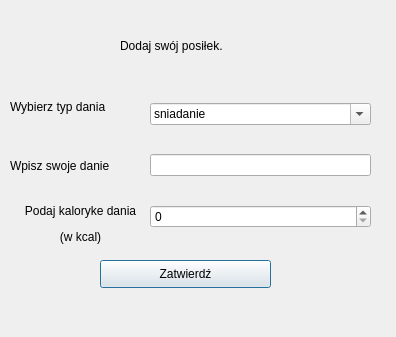
<?xml version="1.0" encoding="UTF-8"?>
<ui version="4.0">
 <class>dodawanie</class>
 <widget class="QDialog" name="dodawanie">
  <property name="geometry">
   <rect>
    <x>0</x>
    <y>0</y>
    <width>396</width>
    <height>337</height>
   </rect>
  </property>
  <property name="windowTitle">
   <string>Dialog</string>
  </property>
  <widget class="QLabel" name="label">
   <property name="geometry">
    <rect>
     <x>120</x>
     <y>30</y>
     <width>171</width>
     <height>31</height>
    </rect>
   </property>
   <property name="text">
    <string>Dodaj swój posiłek.</string>
   </property>
  </widget>
  <widget class="QPushButton" name="zatwierdz">
   <property name="geometry">
    <rect>
     <x>100</x>
     <y>260</y>
     <width>171</width>
     <height>28</height>
    </rect>
   </property>
   <property name="text">
    <string>Zatwierdź</string>
   </property>
  </widget>
  <widget class="QWidget" name="layoutWidget">
   <property name="geometry">
    <rect>
     <x>150</x>
     <y>80</y>
     <width>221</width>
     <height>171</height>
    </rect>
   </property>
   <layout class="QGridLayout" name="gridLayout">
    <item row="1" column="0">
     <widget class="QLineEdit" name="lineEdit_wybordania"/>
    </item>
    <item row="0" column="0">
     <widget class="QComboBox" name="comboBox_typdania">
      <property name="editable">
       <bool>true</bool>
      </property>
      <item>
       <property name="text">
        <string>sniadanie</string>
       </property>
      </item>
      <item>
       <property name="text">
        <string>sniadanie2</string>
       </property>
      </item>
      <item>
       <property name="text">
        <string>obiad</string>
       </property>
      </item>
      <item>
       <property name="text">
        <string>kolacja</string>
       </property>
      </item>
     </widget>
    </item>
    <item row="2" column="0">
     <widget class="QSpinBox" name="spinBox_kcaldania">
      <property name="maximum">
       <number>99999</number>
      </property>
     </widget>
    </item>
   </layout>
  </widget>
  <widget class="QWidget" name="layoutWidget">
   <property name="geometry">
    <rect>
     <x>10</x>
     <y>80</y>
     <width>141</width>
     <height>171</height>
    </rect>
   </property>
   <layout class="QGridLayout" name="gridLayout_2">
    <item row="0" column="0">
     <widget class="QLabel" name="label_2">
      <property name="text">
       <string>Wybierz typ dania</string>
      </property>
     </widget>
    </item>
    <item row="1" column="0">
     <widget class="QLabel" name="label_3">
      <property name="text">
       <string>Wpisz swoje danie</string>
      </property>
     </widget>
    </item>
    <item row="2" column="0">
     <widget class="QLabel" name="label_4">
      <property name="text">
       <string>&lt;html&gt;&lt;head/&gt;&lt;body&gt;&lt;p align=&quot;center&quot;&gt;Podaj kaloryke dania&lt;/p&gt;&lt;p align=&quot;center&quot;&gt;(w kcal)&lt;/p&gt;&lt;/body&gt;&lt;/html&gt;</string>
      </property>
     </widget>
    </item>
   </layout>
  </widget>
 </widget>
 <resources/>
 <connections>
  <connection>
   <sender>zatwierdz</sender>
   <signal>clicked()</signal>
   <receiver>dodawanie</receiver>
   <slot>close()</slot>
   <hints>
    <hint type="sourcelabel">
     <x>204</x>
     <y>278</y>
    </hint>
    <hint type="destinationlabel">
     <x>205</x>
     <y>299</y>
    </hint>
   </hints>
  </connection>
 </connections>
</ui>
